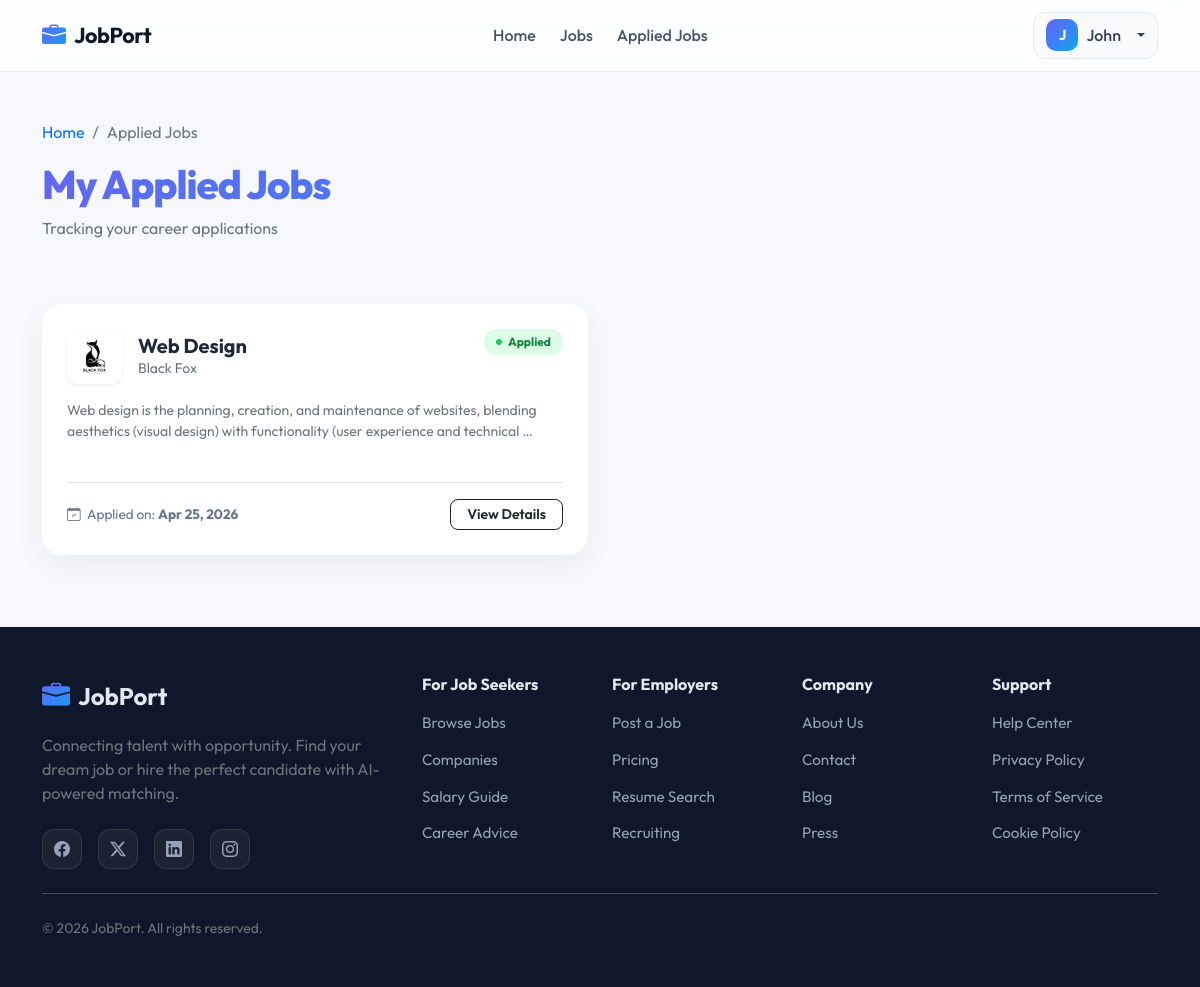
The app's page /applied-jobs/ (signed in) with its own data.
### job_find/models.py (models this page shows, shortened)
class UserInfoModel(AbstractUser):
    USER_TYPE = [
        ('admin','Admin'),
        ('client', 'Client'),
        ('employee', 'Employee')
    ]
    display_name = models.CharField(max_length=255, blank=True)
    user_type = models.CharField(max_length=20, choices=USER_TYPE, default='employee')

class JobApplyModel(models.Model):
    applied_by = models.ForeignKey(
        UserProfileModel,
        on_delete=models.CASCADE,
        null=True
    )
    applied_job = models.ForeignKey(
        JobPostModel,
        on_delete=models.CASCADE,
        related_name='applications'
    )
    resume = models.FileField(upload_to='resume/', blank=True, null=True)
    applied_at = models.DateTimeField(auto_now_add=True)

class JobPostModel(models.Model):
    category = models.ForeignKey(
        CategoryModel,
        on_delete=models.CASCADE,
        default=1
    )
    job_title = models.CharField(max_length=100)
    company_name = models.CharField(max_length=100)
    job_description = models.TextField(blank=True)
    skill_set = models.TextField(null=True)
    salary_range = models.CharField(max_length=100, blank=True)
    created_at = models.DateTimeField(auto_now_add=True)
    updated_at = models.DateTimeField(auto_now=True)
    posted_by = models.ForeignKey(
        ClientProfileModel,
        on_delete=models.CASCADE,
        related_name='job_posts'
    )

class ClientProfileModel(models.Model):
    client_info = models.OneToOneField(
        UserInfoModel,
        on_delete=models.CASCADE,
        related_name='client_profile'
    )
    company_name = models.CharField(max_length=100, blank=True)
    website = models.URLField(blank=True, null=True)
    logo = models.ImageField(upload_to='client_profile/', blank=True, null=True)

### job_find/views.py (the view)
# urls.py: path('applied-jobs/', applied_job_list, name='applied_job_list'),
@login_required
def applied_job_list(request):
    job_data = JobApplyModel.objects.filter(applied_by=request.user.user_profile)
    context = {'job_data': job_data}
    return render(request, 'applied_job_list.html', context)

### job_find/templates/applied_job_list.html (shortened to what this page needs)
{% extends 'master/base.html' %}
{% block content %}
<div class="container py-5">
    <div class="row mb-5" data-aos="fade-down">
        <div class="col-12">
            <nav aria-label="breadcrumb">
                <ol class="breadcrumb">
                    <li class="breadcrumb-item"><a href="{% url 'home_page' %}">Home</a></li>
                    <li class="breadcrumb-item active">Applied Jobs</li>
                </ol>
            </nav>
            <h1 class="page-title">My Applied Jobs</h1>
            <p class="text-muted">Tracking your career applications</p>
        </div>
    </div>
    <div class="row">
        {% for job in job_data %}
        <div class="col-lg-6 mb-4" data-aos="fade-up" data-aos-delay="{{ forloop.counter0 }}00">
            <div class="card job-card p-4">
                <div class="d-flex justify-content-between align-items-start mb-3">
                    <div class="d-flex align-items-center">
                        {% if job.applied_job.posted_by.logo %}
                            <img src="{{ job.applied_job.posted_by.logo.url }}" class="company-logo me-3 shadow-sm" alt="Logo">
                        {% else %}
                            <div class="company-logo me-3 bg-light d-flex align-items-center justify-content-center">
                                <i class="bi bi-building text-muted"></i>
                            </div>
                        {% endif %}
                        <div>
                            <h5 class="fw-bold mb-0">{{ job.applied_job.job_title }}</h5>
                            <p class="text-muted mb-0 small">{{ job.applied_job.posted_by.company_name }}</p>
                        </div>
                    </div>
                    <span class="status-badge">Applied</span>
                </div>
                <div class="mb-4">
                    <p class="text-muted small" style="line-height: 1.5;">
                        {{ job.applied_job.job_description|truncatewords:20 }}
                    </p>
                </div>
                <div class="d-flex justify-content-between align-items-center pt-3 border-top mt-auto">
                    <div class="apply-date">
                        <i class="bi bi-calendar-check me-1"></i>
                        Applied on: <strong>{{ job.applied_at|date:"M d, Y" }}</strong>
                    </div>
                    <a href="#" class="btn btn-sm btn-outline-dark px-3" style="border-radius: 8px; font-weight: 600;">
                        View Details
                    </a>
                </div>
            </div>
        </div>
        {% endfor %}
    </div>
</div>
{% endblock %}

### job_find/templates/master/navbar.html (shortened to what this page needs)
<nav class="navbar navbar-expand-lg navbar-modern sticky-top">
  <div class="container">
    <a class="navbar-brand d-flex align-items-center gap-2" href="{% url 'home_page' %}">
      <i class="bi bi-briefcase-fill fs-4"></i>
      <span class="fw-bold">JobPort</span>
    </a>
    <div class="collapse navbar-collapse" id="navbarNav">
      <ul class="navbar-nav mx-auto">
        <li class="nav-item">
          <a class="nav-link {% if request.resolver_match.url_name == 'home_page' %}active{% endif %}" href="{% url 'home_page' %}">
            Home
          </a>
        </li>
        <li class="nav-item">
          <a class="nav-link" href="{% url 'job_list' %}">Jobs</a>
        </li>
        {% if request.user.is_authenticated %}
          {% if request.user.user_type == 'client' %}
            <li class="nav-item"><a class="nav-link" href="{% url 'job_post' %}">Post Jobs</a></li>
          {% else %}
            <li class="nav-item"><a class="nav-link" href="{% url 'applied_job_list' %}">Applied Jobs</a></li>
          {% endif %}
        {% endif %}
      </ul>
      <div class="d-flex align-items-center gap-2">
        {% if request.user.is_authenticated %}
          <div class="dropdown">
            <button class="btn btn-user dropdown-toggle d-flex align-items-center gap-2" type="button" data-bs-toggle="dropdown">
              <div class="user-avatar">
                {{ request.user.username|slice:":1"|upper }}
              </div>
              <span class="d-none d-md-inline">{{ request.user.username }}</span>
            </button>
          </div>
        {% else %}
          <a class="btn btn-link text-decoration-none fw-semibold px-3" href="{% url 'login_page' %}">Sign in</a>
          <a class="btn btn-gradient rounded-pill px-4" href="{% url 'register_page' %}">Get Started</a>
        {% endif %}
      </div>
    </div>
  </div>
</nav>

### job_find/templates/master/base.html (style rules this page uses)
:root { --brand-gradient: linear-gradient(135deg, #6366f1 0%, #3b82f6 50%, #0ea5e9 100%); --dark: #0f172a; }
body { font-family: 'Outfit', sans-serif; background: #f6f8fb; color: #1e293b; display: flex; flex-direction: column; min-height: 100vh; }
a { text-decoration: none; }

### job_find/templates/applied_job_list.html (style rules this page uses)
.page-title { font-weight: 800; background: var(--brand-gradient); -webkit-background-clip: text; -webkit-text-fill-color: transparent; letter-spacing: -1px; }
.job-card { border-radius: 20px; border: 1px solid rgba(255, 255, 255, 0.3); background: #ffffff; box-shadow: 0 10px 30px rgba(0, 0, 0, 0.05); transition: all 0.3s ease; overflow: hidden; }
.company-logo { width: 55px; height: 55px; object-fit: cover; border-radius: 12px; }
.status-badge { background: #dcfce7; color: #15803d; padding: 4px 12px; border-radius: 100px; font-size: 12px; font-weight: 700; display: inline-flex; align-items: center; }
.status-badge::before { content: ''; width: 6px; height: 6px; background: #22c55e; border-radius: 50%; margin-right: 6px; }
.apply-date { font-size: 0.85rem; color: #64748b; }

### job_find/templates/master/navbar.html (style rules this page uses)
:root { --brand-gradient: linear-gradient(135deg, #6366f1 0%, #3b82f6 50%, #0ea5e9 100%); }
.navbar-modern { background: rgba(255, 255, 255, 0.8); backdrop-filter: blur(12px); -webkit-backdrop-filter: blur(12px); border-bottom: 1px solid rgba(226, 232, 240, 0.8); padding: 0.75rem 0; font-family: 'Outfit', sans-serif; transition: all 0.3s ease; }
.navbar-brand i { background: var(--brand-gradient); -webkit-background-clip: text; -webkit-text-fill-color: transparent; }
.navbar-brand span { font-size: 1.35rem; letter-spacing: -0.02em; color: #0f172a; }
.navbar-nav .nav-link { color: #475569; font-weight: 500; padding: 0.5rem 1rem; margin: 0 0.25rem; border-radius: 10px; transition: all 0.2s ease; }
.btn-user { background: #f8fafc; border: 1.5px solid #e2e8f0; border-radius: 12px; padding: 0.4rem 0.75rem; color: #334155; font-weight: 500; }
.btn-user::after { margin-left: 0.5rem; }
.user-avatar { width: 32px; height: 32px; background: var(--brand-gradient); color: white; border-radius: 10px; display: flex; align-items: center; justify-content: center; font-weight: 700; font-size: 0.9rem; }

### records on screen
UserInfoModel: user.username "J", user.username "John"
JobApplyModel: applied_job.posted_by.logo (picture), applied_job.job_title "Web Design", applied_job.posted_by.company_name "Black Fox", applied_job.job_description "Web design is the planning, creation, and maintenance of websites, blending aesthetics (visual design) with functionality (user experience and technical …", applied_at "Apr 25, 2026"
